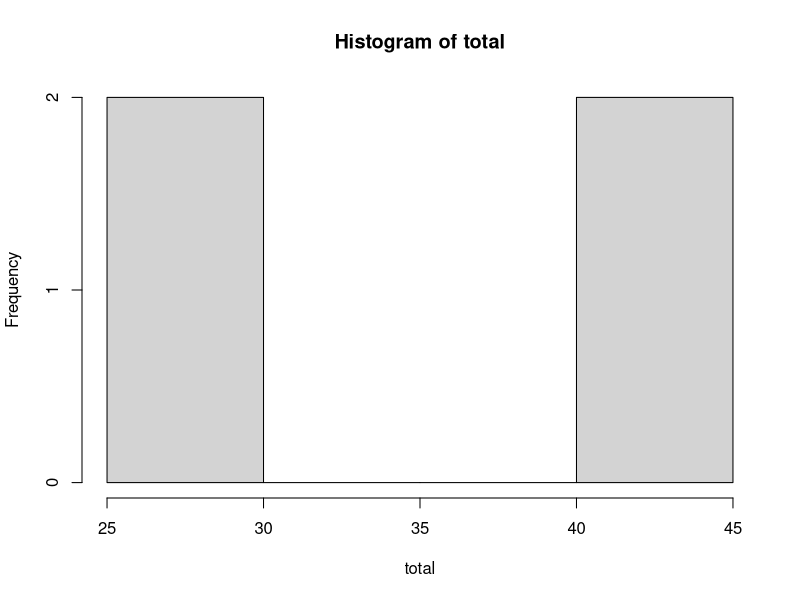
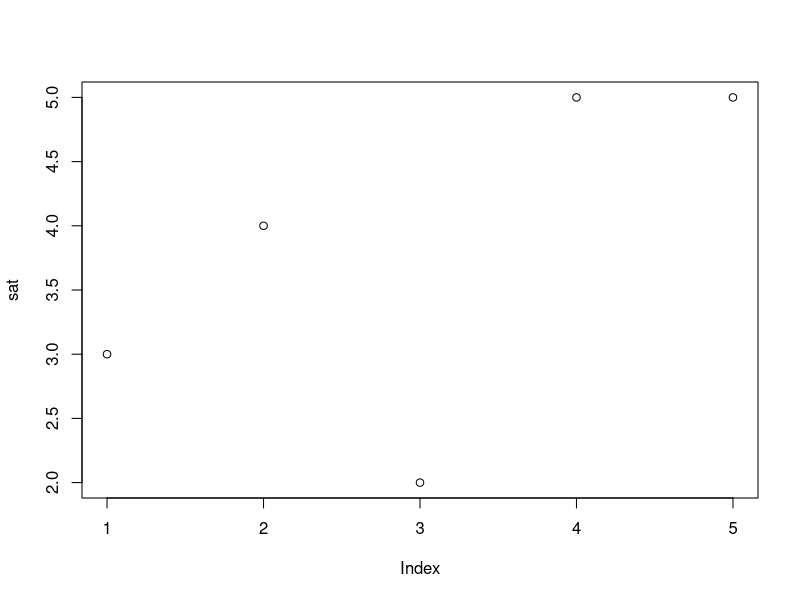

Source code (R) for these figures, in order:
############################
### Part-I. Basic
### 02) Data Structure
############################


# 01. 다음과 같은 벡터 객체를 생성하시오.

#1) Vec1 벡터 변수를 만들고, 1~5까지 연속된 정수를 만드시오. - c()함수 이용 
vec1 <- 1:5 # 1 2 3 4 5

#2) Vec2 벡터 변수에 1~10까지 3간격으로 연속된 정수를 만드시오. - seq()함수 이용 
vec2 <- seq(1,10,3) # 1  4  7 10

#3) Vec3 벡터 변수에 "R" 문자가 5회 반복되도록 하시오. - rep()함수 이용 
vec3 <- rep('R',5) # "R" "R" "R" "R" "R"

#4) Vec4에는 Vec1~Vec2가 모두 포함되는 벡터를 만드시오. - c()함수 이용 
vec4 <- c(vec1,vec2) # 1  2  3  4  5  1  4  7 10

#5) 25~ -15까지 5간격으로 벡터 생성 - seq()함수 이용 
seq(25,-15,-5) # 25  20  15  10   5   0  -5 -10 -15

#6) Vec4에서 홀수번째 값들만 선택하여 Vec5에 할당하시오. - 색인 이용
vec5 <-vec4[seq(1,length(vec4),2)] # 1  3  5  4 10


################################################################################


# 02. 다음 두 개의 벡터를 이용하여 단계별로 처리하시오. 
v1 <- c(2,3,10,-5,8)
v2 <- c(40,50,-30,7,10)

# 단계1> 행 단위로 묶어서 matrix 생성하기  
ex1<-rbind(v1, v2)
#     [,1] [,2] [,3] [,4] [,5]
# v1    2    3   10   -5    8
# v2   40   50  -30    7   10

# 단계2> matrix 차원 보기 
dim(ex1) # 2 5

# 단계3> matrix 열 단위 합계 계산하기 
apply(ex1,2,sum) # 42  53 -20   2  18


################################################################################


# 03. 다음과 같은 벡터를 칼럼으로 갖는 DataFrame을 생성하시오.
name <-c("최민수","유관순", "이순신","김유신","홍길동")
age <-c(55,45,45,53,15) #연령
gender <-c(1,2,1,1,1) #1:남자, 2: 여자
job <-c("연예인","주부","군인","직장인","학생")
sat <-c(3,4,2,5,5) # 만족도
grade <- c("C","C","A","D","A")
total <-c(44.4,28.5,43.5,NA,27.1) #총구매금액(NA:결측치)

# <조건1> 위 7개 벡터를 user이름으로 데이터프레임 만들기 
user <- data.frame(name, age, gender, job, sat, grade, total)
user
#     name age gender    job sat grade total
# 1 최민수  55      1 연예인   3     C  44.4
# 2 유관순  45      2   주부   4     C  28.5
# 3 이순신  45      1   군인   2     A  43.5
# 4 김유신  53      1 직장인   5     D    NA
# 5 홍길동  15      1   학생   5     A  27.1


# <조건2> 총구매금액(total) 변수를 이용하여 히스토그램 그리기-hist()
total <- user$total
hist(total)

# <조건3> 만족도(sat) 변수를 이용하여 산점도 그리기-plot()
sat <- user$sat
plot(sat)

################################################################################


# 04. Data를 대상으로 apply()를 적용하여 행/열 방향으로 조건에 맞게 통계량을 구하시오.
kor <- c(90,85,90)
eng <- c(70,85,75)
mat <- c(86,92,88)    

# 조건1) 3개의 과목점수를 이용하여 데이터프레임(Data)을 생성한다. 
Data <- data.frame (kor, eng, mat)
Data
#   kor eng mat
# 1  90  70  86
# 2  85  85  92
# 3  90  75  88

# 조건2) 행/열 방향으로 max()함수를 적용하여 최댓값 구하기
apply(Data,1,max) # 90 92 90
apply(Data,2,max) # 90 85 92

# 조건3) 행/열 방향으로 mean()함수를 적용하여 평균 구하기(소숫점 2자리 까지 표현)
#  힌트 : round(data, 자릿수)
round(apply(Data,1,mean),2) # 82.00 87.33 84.33
round(apply(Data,2,mean),2) 
# kor   eng   mat 
# 88.33 76.67 88.67

# 조건4) 행 단위 분산과 표준편차 구하기  
#  힌트 : var(), sd()
apply(Data,1,var) # [1] 112.00000  16.33333  66.33333
# 1번 학생이 분산이 제일 크므로, 과목간 성적 편차가 큼
# 2번 학생은 평균과 차이가 크게 없는 

apply(Data,1,sd) # [1] 10.583005  4.041452  8.144528


################################################################################


# 05. R에서 제공하는 CO2 데이터셋을 대상으로 다음과 같이 서브셋을 만드시오.
# 힌트 : subset() 함수 이용 

data("CO2") # 데이터셋 메모리 로딩 
print(CO2) # 데이터셋 보기 
str(CO2) # 데이터셋 구조 보기 

# 단계1) Treatment 칼럼 값이 'nonchilled'인 자료만 df1로  만들기 
df1 <- subset(CO2, Treatment == 'nonchilled')

# 단계2) Treatment 칼럼 값이 'chilled'인 자료만 df2로 만들기 
df2 <- subset(CO2, Treatment == 'chilled')

# 단계3) Plant, Type, conc 칼럼을 대상으로 df3로 만들기  
df3 <- subset(CO2, select = c(1:2,4))
